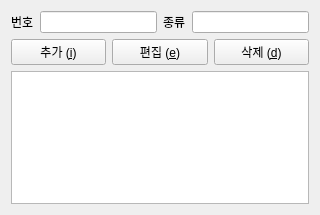
<?xml version="1.0" encoding="UTF-8"?>
<ui version="4.0">
 <class>Form</class>
 <widget class="QWidget" name="Form">
  <property name="geometry">
   <rect>
    <x>0</x>
    <y>0</y>
    <width>320</width>
    <height>215</height>
   </rect>
  </property>
  <property name="windowTitle">
   <string>제품 종류</string>
  </property>
  <layout class="QGridLayout" name="gridLayout">
   <item row="0" column="0">
    <layout class="QHBoxLayout" name="horizontalLayout_4">
     <item>
      <layout class="QHBoxLayout" name="horizontalLayout">
       <item>
        <widget class="QLabel" name="lb_no">
         <property name="text">
          <string>번호</string>
         </property>
        </widget>
       </item>
       <item>
        <widget class="QLineEdit" name="le_no"/>
       </item>
      </layout>
     </item>
     <item>
      <layout class="QHBoxLayout" name="horizontalLayout_3">
       <item>
        <widget class="QLabel" name="lb_category">
         <property name="text">
          <string>종류</string>
         </property>
        </widget>
       </item>
       <item>
        <widget class="QLineEdit" name="le_category"/>
       </item>
      </layout>
     </item>
    </layout>
   </item>
   <item row="1" column="0">
    <layout class="QHBoxLayout" name="horizontalLayout_2">
     <item>
      <widget class="QPushButton" name="btn_ins_category">
       <property name="text">
        <string>추가 (&amp;i)</string>
       </property>
      </widget>
     </item>
     <item>
      <widget class="QPushButton" name="btn_edit_category">
       <property name="text">
        <string>편집 (&amp;e)</string>
       </property>
      </widget>
     </item>
     <item>
      <widget class="QPushButton" name="btn_del_category">
       <property name="text">
        <string>삭제 (&amp;d)</string>
       </property>
      </widget>
     </item>
    </layout>
   </item>
   <item row="2" column="0">
    <widget class="QTableWidget" name="table_category"/>
   </item>
  </layout>
 </widget>
 <resources/>
 <connections/>
</ui>
